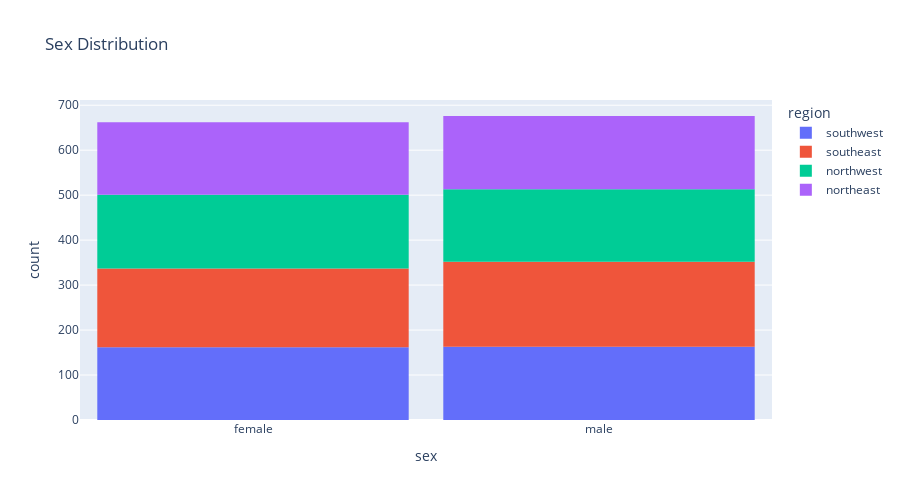

Write notebook code for a chart like this one.
### Code cell
fig = px.histogram(
    medical_df, 
    x="sex", 
    color="region", 
    title="Sex Distribution", 
    width=900, 
    height=500
)

fig.update_layout(bargap=0.1, width=900, height=500)
fig.show()

### Figure 1 — Plotly figure (JSON) as saved in the notebook; plotly's stock layout.template omitted (floating-point values rounded to 4 significant figures; data arrays with more than 128 entries replaced by an {"elided": "..."} marker saying what was removed)
{"data": [{"bingroup": "x", "hovertemplate": "region=southwest<br>sex=%{x}<br>count=%{y}<extra></extra>", "legendgroup": "southwest", "marker": {"color": "#636efa", "pattern": {"shape": ""}}, "name": "southwest", "orientation": "v", "showlegend": true, "type": "histogram", "x": {"elided": "325 str values"}, "xaxis": "x", "yaxis": "y"}, {"bingroup": "x", "hovertemplate": "region=southeast<br>sex=%{x}<br>count=%{y}<extra></extra>", "legendgroup": "southeast", "marker": {"color": "#EF553B", "pattern": {"shape": ""}}, "name": "southeast", "orientation": "v", "showlegend": true, "type": "histogram", "x": {"elided": "364 str values"}, "xaxis": "x", "yaxis": "y"}, {"bingroup": "x", "hovertemplate": "region=northwest<br>sex=%{x}<br>count=%{y}<extra></extra>", "legendgroup": "northwest", "marker": {"color": "#00cc96", "pattern": {"shape": ""}}, "name": "northwest", "orientation": "v", "showlegend": true, "type": "histogram", "x": {"elided": "325 str values"}, "xaxis": "x", "yaxis": "y"}, {"bingroup": "x", "hovertemplate": "region=northeast<br>sex=%{x}<br>count=%{y}<extra></extra>", "legendgroup": "northeast", "marker": {"color": "#ab63fa", "pattern": {"shape": ""}}, "name": "northeast", "orientation": "v", "showlegend": true, "type": "histogram", "x": {"elided": "324 str values"}, "xaxis": "x", "yaxis": "y"}], "layout": {"bargap": 0.1, "barmode": "relative", "height": 500, "legend": {"title": {"text": "region"}, "tracegroupgap": 0}, "title": {"text": "Sex Distribution"}, "width": 900, "xaxis": {"anchor": "y", "domain": [0, 1], "title": {"text": "sex"}}, "yaxis": {"anchor": "x", "domain": [0, 1], "title": {"text": "count"}}}}
